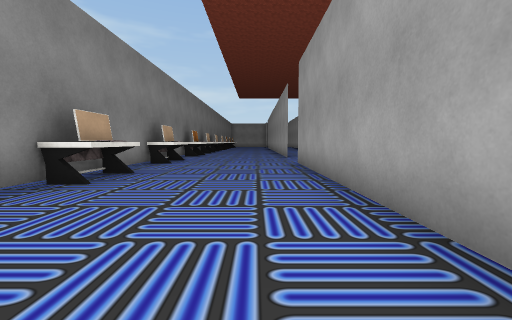
[1] (above)

24 first-person views from a walk through a 3-D level made in the Unity game engine. The camera is 1.2 m above the floor, tilts 4° down and sees 90° across. Doors are open. The floor is counted in squares, 2 m on a side. Each view is taken from the middle of a square. On the plan, view 1 faces up. The plan holds only what a view shows up to about 9 squares ahead; the rest is blank. The place goes on beyond the plan. The player is left out. Some animated figures are not drawn. Some surface patterns are stand-ins.

[2]
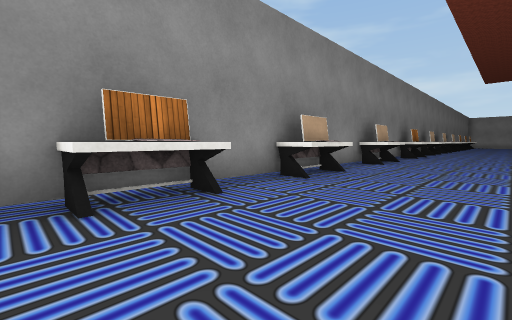

[3]
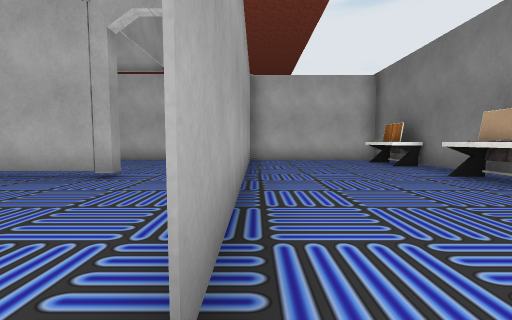

[4]
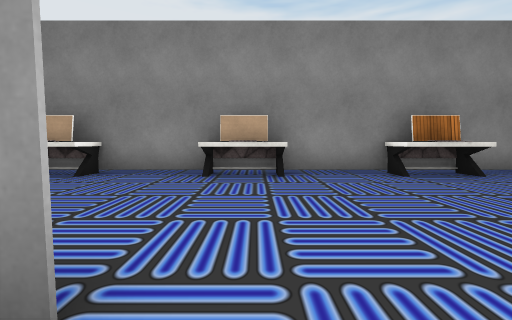

[5]
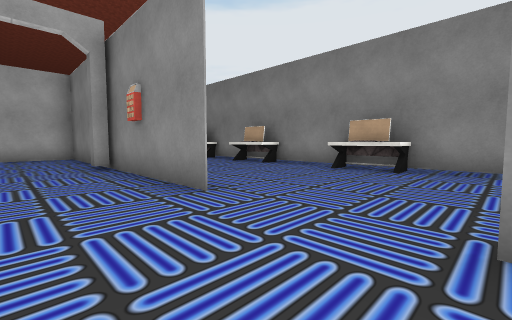

[6]
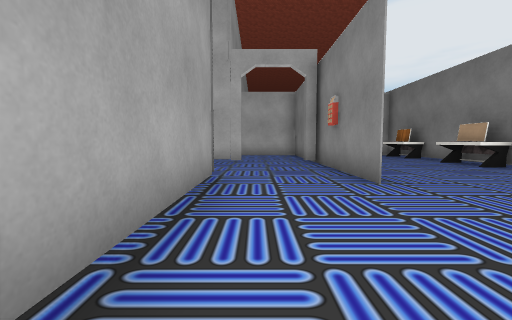

[7]
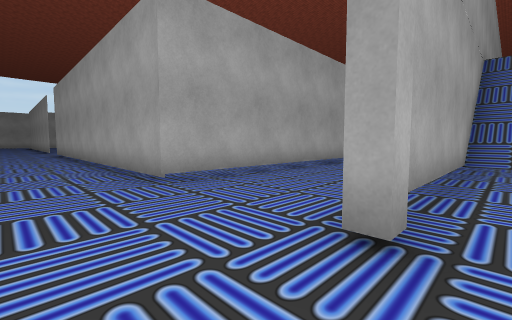

[8]
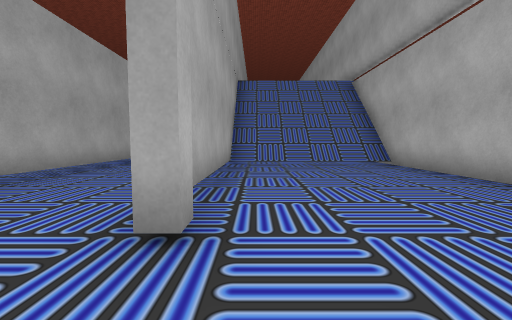

[9]
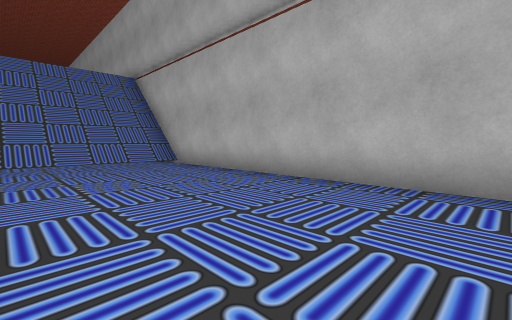

[10]
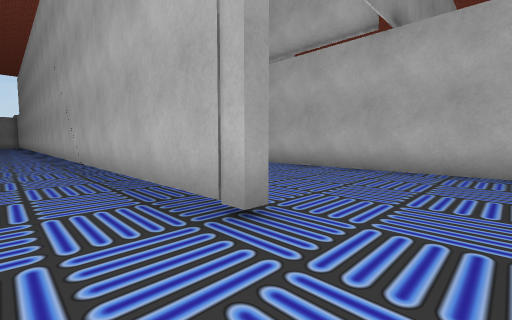

[11]
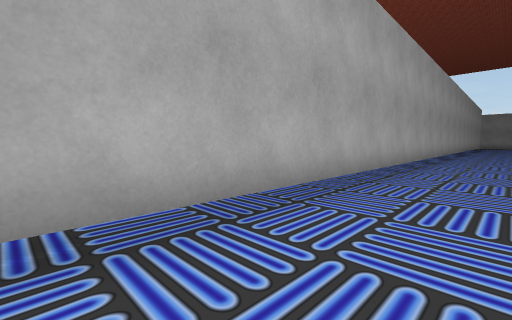

[12]
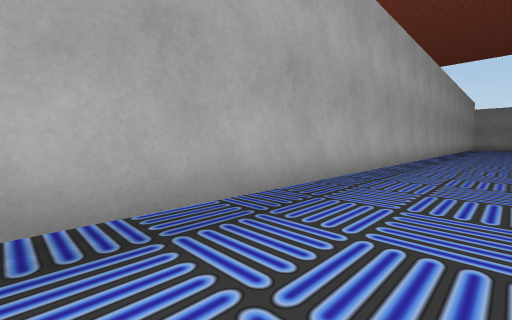

[13]
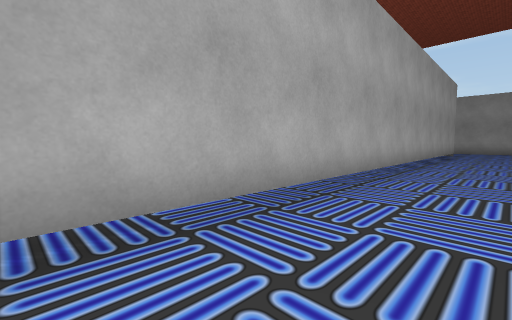

[14]
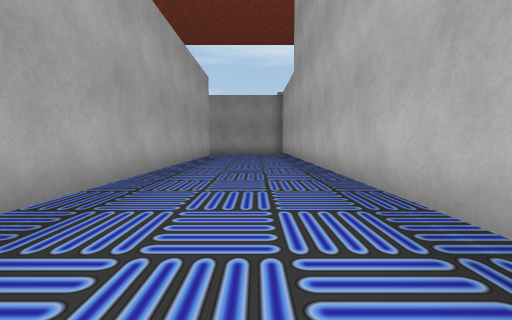

[15]
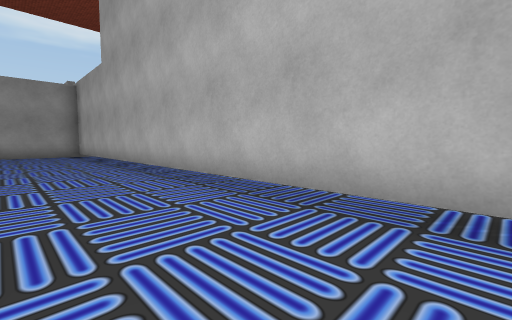

[16]
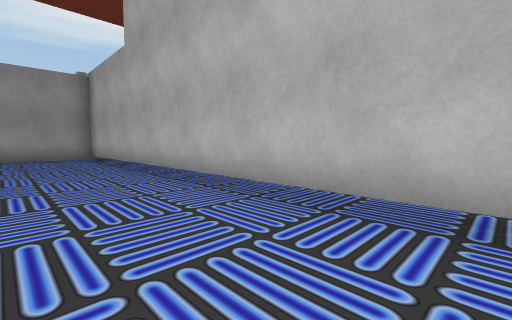

[17]
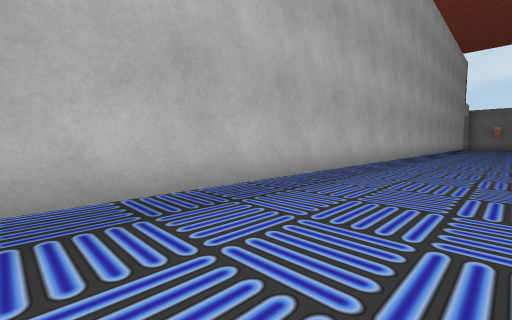

[18]
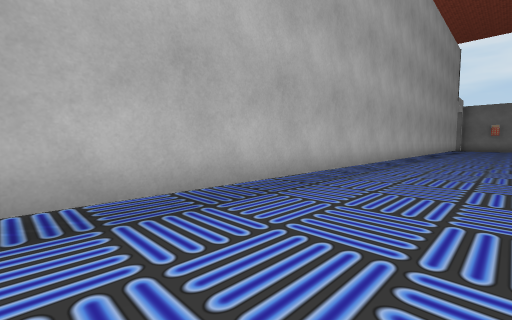

[19]
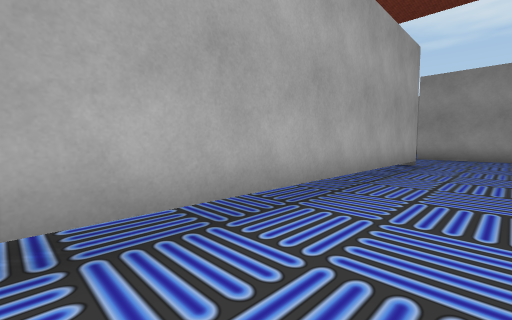

[20]
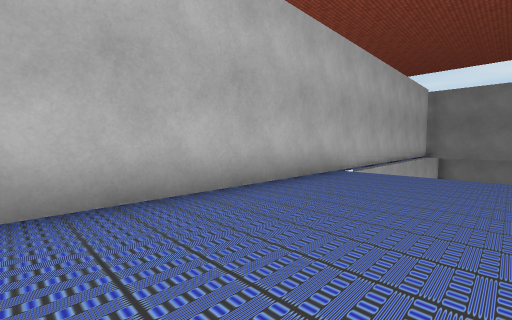

[21]
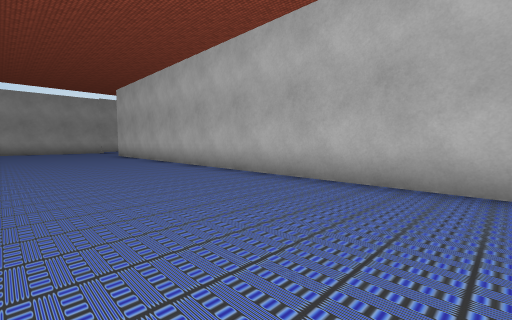

[22]
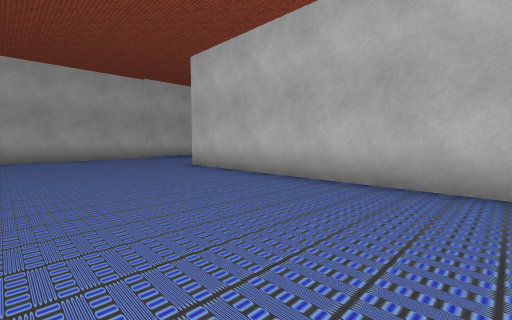

[23]
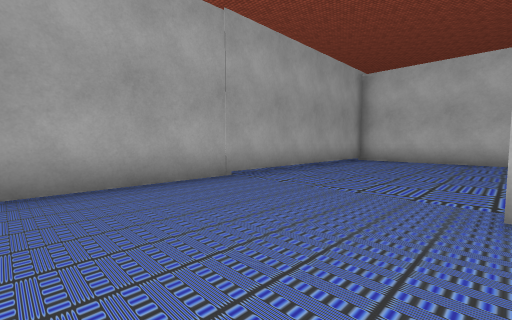

[24]
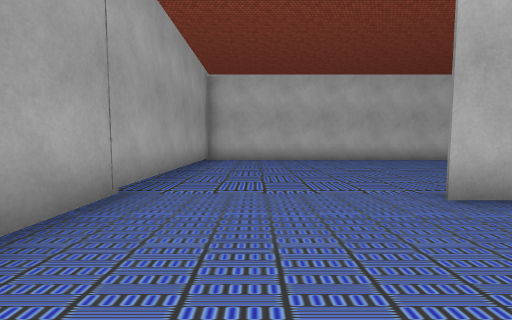

### Floor plan
Key: @ floor where view 1 was taken; # wall or solid block; . main floor; : floor 6 m higher than the main floor; / step, stairs or slope; D open door; E desk.
Columns run from 3 left of view 1 to 34 right of it. Each row starts with its distance up from view 1.
 11 E... ..#
 10 #...#..#
  9 #......#
  8 #E.....#....
  7 #...#..#############################.#
  6 #...#................................#
  5 #...#................................#
  4 #E..#DD############################..#
  3 #...#.......////  ::::::::::::::::####
  2 #...#.......////::::::::::::::::::#
  1 E...#.......////::::::::::::::::::#
  0 #..@#.......////::::::::::::::::::#
 -1 #######:#######################:::#
 -2       #                      :::::#
 -3       #                     ::::::#
 -4                            :::::::#
 -5                            :::::::#
 -6                           ::::::::#
 -7                           #########

Where each view was taken, in squares from view 1:
view 1: 0 up, 0 right, facing up
view 2: 0 up, 0 right, facing up-left
view 3: 8 up, 1 right, facing down
view 4: 8 up, 2 right, facing left
view 5: 10 up, 3 right, facing down-left
view 6: 11 up, 3 right, facing down
view 7: 3 up, 2 right, facing up-right
view 8: 3 up, 2 right, facing right
view 9: 3 up, 2 right, facing down-right
view 10: 5 up, 2 right, facing down-right
view 11: 5 up, 6 right, facing up-right
view 12: 5 up, 11 right, facing up-right
view 13: 5 up, 18 right, facing up-right
view 14: 5 up, 22 right, facing right
view 15: 6 up, 22 right, facing down-right
view 16: 6 up, 24 right, facing down-right
view 17: 6 up, 25 right, facing down-left
view 18: 6 up, 22 right, facing down-left
view 19: 5 up, 24 right, facing up-right
view 20: 2 up, 17 right, facing down-left
view 21: 3 up, 15 right, facing down-right
view 22: 3 up, 21 right, facing down-right
view 23: 2 up, 27 right, facing down-right
view 24: 2 up, 29 right, facing down
